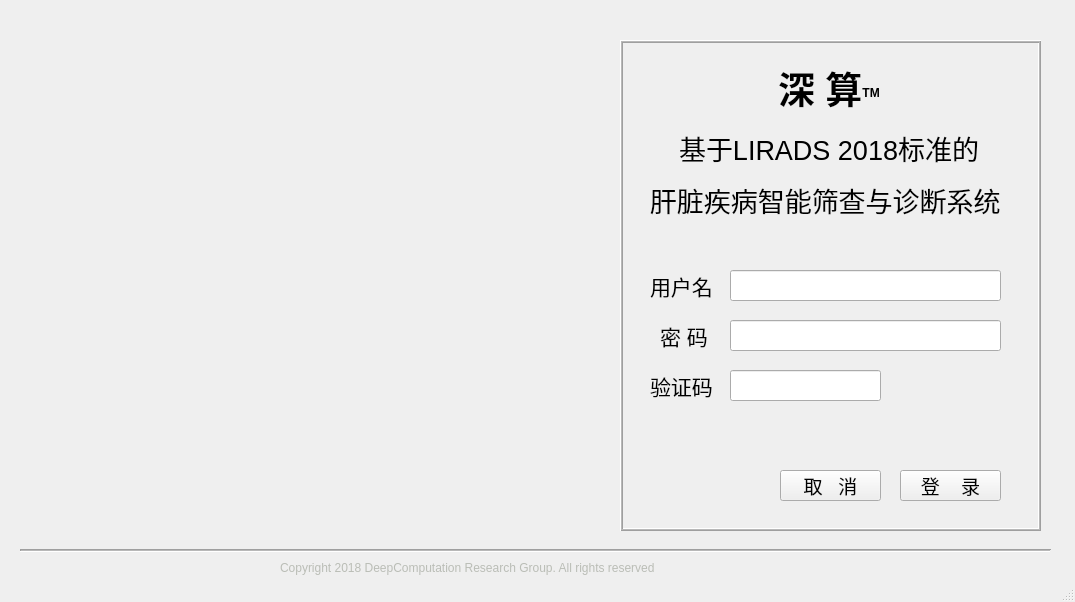
<?xml version="1.0" encoding="UTF-8"?>
<ui version="4.0">
 <class>Login</class>
 <widget class="QMainWindow" name="Login">
  <property name="geometry">
   <rect>
    <x>0</x>
    <y>0</y>
    <width>1075</width>
    <height>602</height>
   </rect>
  </property>
  <property name="windowTitle">
   <string>MainWindow</string>
  </property>
  <widget class="QWidget" name="centralwidget">
   <widget class="QLabel" name="label_welcome">
    <property name="geometry">
     <rect>
      <x>640</x>
      <y>40</y>
      <width>378</width>
      <height>201</height>
     </rect>
    </property>
    <property name="text">
     <string>&lt;html&gt;&lt;head/&gt;&lt;body&gt;&lt;p align=&quot;center&quot;&gt;&lt;span style=&quot; font-size:28pt; font-weight:600;&quot;&gt;深 算&lt;/span&gt;&lt;span style=&quot; font-size:14pt; font-weight:600; vertical-align:super;&quot;&gt;TM&lt;/span&gt;&lt;/p&gt;&lt;p align=&quot;center&quot;&gt;&lt;a name=&quot;u22&quot;/&gt;&lt;span style=&quot; font-size:20pt;&quot;&gt;基&lt;/span&gt;&lt;span style=&quot; font-size:20pt;&quot;&gt;于LIRADS 2018标准的&lt;/span&gt;&lt;/p&gt;&lt;p align=&quot;center&quot;&gt;&lt;span style=&quot; font-size:20pt;&quot;&gt;肝脏疾病智能筛查与诊断系统 &lt;/span&gt;&lt;/p&gt;&lt;/body&gt;&lt;/html&gt;</string>
    </property>
   </widget>
   <widget class="QLineEdit" name="lineEdit_username">
    <property name="geometry">
     <rect>
      <x>730</x>
      <y>270</y>
      <width>271</width>
      <height>31</height>
     </rect>
    </property>
   </widget>
   <widget class="QLineEdit" name="lineEdit_password">
    <property name="geometry">
     <rect>
      <x>730</x>
      <y>320</y>
      <width>271</width>
      <height>31</height>
     </rect>
    </property>
   </widget>
   <widget class="QLabel" name="label_username">
    <property name="geometry">
     <rect>
      <x>650</x>
      <y>270</y>
      <width>63</width>
      <height>32</height>
     </rect>
    </property>
    <property name="autoFillBackground">
     <bool>false</bool>
    </property>
    <property name="text">
     <string>&lt;html&gt;&lt;head/&gt;&lt;body&gt;&lt;p&gt;&lt;span style=&quot; font-size:16pt;&quot;&gt;用户名&lt;/span&gt;&lt;/p&gt;&lt;/body&gt;&lt;/html&gt;</string>
    </property>
   </widget>
   <widget class="QLabel" name="label_password">
    <property name="geometry">
     <rect>
      <x>660</x>
      <y>320</y>
      <width>47</width>
      <height>32</height>
     </rect>
    </property>
    <property name="text">
     <string>&lt;html&gt;&lt;head/&gt;&lt;body&gt;&lt;p align=&quot;justify&quot;&gt;&lt;span style=&quot; font-size:16pt;&quot;&gt;密   码&lt;/span&gt;&lt;/p&gt;&lt;/body&gt;&lt;/html&gt;</string>
    </property>
   </widget>
   <widget class="QLabel" name="label_captcha">
    <property name="geometry">
     <rect>
      <x>650</x>
      <y>370</y>
      <width>63</width>
      <height>32</height>
     </rect>
    </property>
    <property name="text">
     <string>&lt;html&gt;&lt;head/&gt;&lt;body&gt;&lt;p&gt;&lt;span style=&quot; font-size:16pt;&quot;&gt;验证码&lt;/span&gt;&lt;/p&gt;&lt;/body&gt;&lt;/html&gt;</string>
    </property>
   </widget>
   <widget class="QLineEdit" name="lineEdit_captcha">
    <property name="geometry">
     <rect>
      <x>730</x>
      <y>370</y>
      <width>151</width>
      <height>31</height>
     </rect>
    </property>
   </widget>
   <widget class="QPushButton" name="pushButton_login">
    <property name="geometry">
     <rect>
      <x>900</x>
      <y>470</y>
      <width>101</width>
      <height>31</height>
     </rect>
    </property>
    <property name="font">
     <font>
      <pointsize>14</pointsize>
     </font>
    </property>
    <property name="text">
     <string>登    录</string>
    </property>
   </widget>
   <widget class="QPushButton" name="pushButton_cancel">
    <property name="geometry">
     <rect>
      <x>780</x>
      <y>470</y>
      <width>101</width>
      <height>31</height>
     </rect>
    </property>
    <property name="font">
     <font>
      <pointsize>14</pointsize>
     </font>
    </property>
    <property name="text">
     <string>取   消</string>
    </property>
   </widget>
   <widget class="QLabel" name="label">
    <property name="geometry">
     <rect>
      <x>60</x>
      <y>60</y>
      <width>491</width>
      <height>441</height>
     </rect>
    </property>
    <property name="text">
     <string>&lt;html&gt;&lt;head/&gt;&lt;body&gt;&lt;p&gt;&lt;img src=&quot;:/icon/lirads-demo.png&quot;/&gt;&lt;/p&gt;&lt;/body&gt;&lt;/html&gt;</string>
    </property>
   </widget>
   <widget class="QLabel" name="label_2">
    <property name="geometry">
     <rect>
      <x>280</x>
      <y>560</y>
      <width>491</width>
      <height>17</height>
     </rect>
    </property>
    <property name="text">
     <string>&lt;html&gt;&lt;head/&gt;&lt;body&gt;&lt;p&gt;&lt;span style=&quot; color:#babdb6;&quot;&gt;Copyright 2018 DeepComputation Research Group. All rights reserved&lt;/span&gt;&lt;/p&gt;&lt;/body&gt;&lt;/html&gt;</string>
    </property>
   </widget>
   <widget class="QFrame" name="frame">
    <property name="geometry">
     <rect>
      <x>620</x>
      <y>40</y>
      <width>421</width>
      <height>491</height>
     </rect>
    </property>
    <property name="autoFillBackground">
     <bool>false</bool>
    </property>
    <property name="frameShape">
     <enum>QFrame::Box</enum>
    </property>
    <property name="frameShadow">
     <enum>QFrame::Raised</enum>
    </property>
    <property name="midLineWidth">
     <number>1</number>
    </property>
   </widget>
   <widget class="Line" name="line">
    <property name="geometry">
     <rect>
      <x>20</x>
      <y>540</y>
      <width>1031</width>
      <height>20</height>
     </rect>
    </property>
    <property name="midLineWidth">
     <number>1</number>
    </property>
    <property name="orientation">
     <enum>Qt::Horizontal</enum>
    </property>
   </widget>
   <zorder>frame</zorder>
   <zorder>label_welcome</zorder>
   <zorder>lineEdit_username</zorder>
   <zorder>lineEdit_password</zorder>
   <zorder>label_username</zorder>
   <zorder>label_password</zorder>
   <zorder>label_captcha</zorder>
   <zorder>lineEdit_captcha</zorder>
   <zorder>pushButton_login</zorder>
   <zorder>pushButton_cancel</zorder>
   <zorder>label</zorder>
   <zorder>label_2</zorder>
   <zorder>line</zorder>
  </widget>
  <widget class="QStatusBar" name="statusbar"/>
  <widget class="QMenuBar" name="menubar">
   <property name="geometry">
    <rect>
     <x>0</x>
     <y>0</y>
     <width>1075</width>
     <height>22</height>
    </rect>
   </property>
  </widget>
 </widget>
 <resources/>
 <connections/>
</ui>
